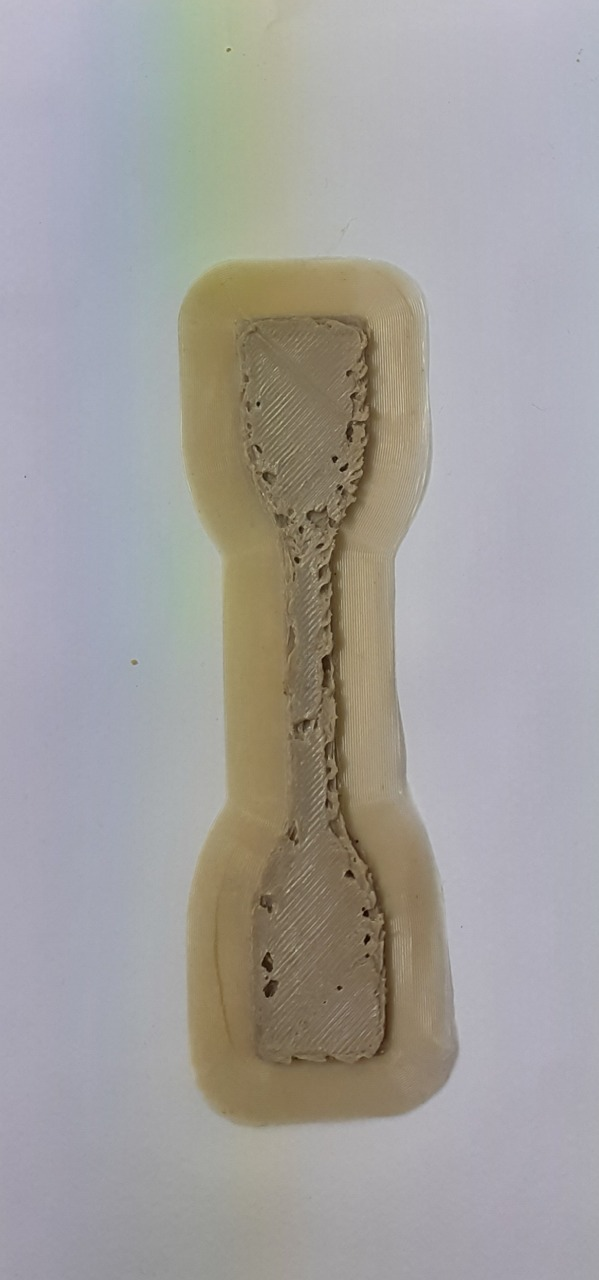
%> input picture test images/analysis.jpg, 599 x 1280 px
$ octave image_dim.m   (GNU Octave 9; MATLAB toolbox functions it lacks are replaced by stand-ins)
%> lines starting %> are read from the running program, lines starting %| are printed output that depends on the picture; in (x1, y1, x2, y2) boxes, pixels count from 0 and x2, y2 are one past the last pixel; in counts of white or black regions, pixels touching at a corner belong together; the program's own positions count from 1
image1 = imread('analysis.jpg'); %Reads the image from location
%> image1 is the input picture: size 1280x599x3 uint8; mean R, G, B 163, 160.2, 157.9
I = rgb2gray(image1); % changes RGB input image into grayscale for edge detection
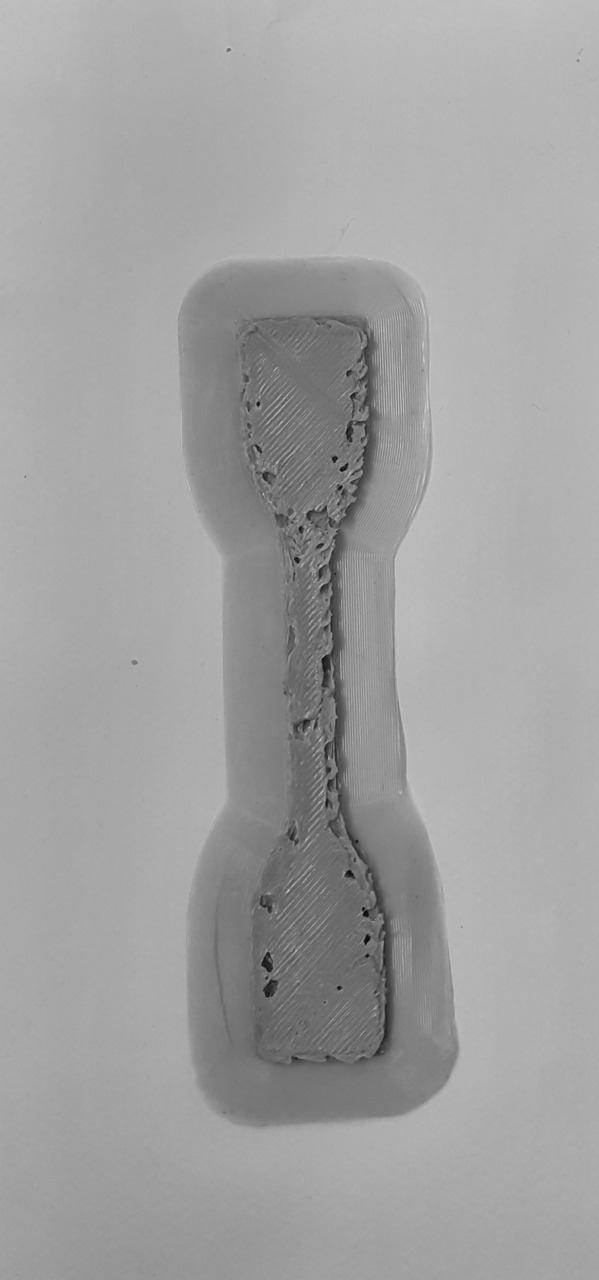
%> I: size 1280x599 uint8; min 6, max 208, mean 160.7
subplot(2,2,1);
image(image1); %Displays image
subplot(2,2,2);
image(I);
BW = edge(I); %detects edges in the grayscale image (only in gray scale)
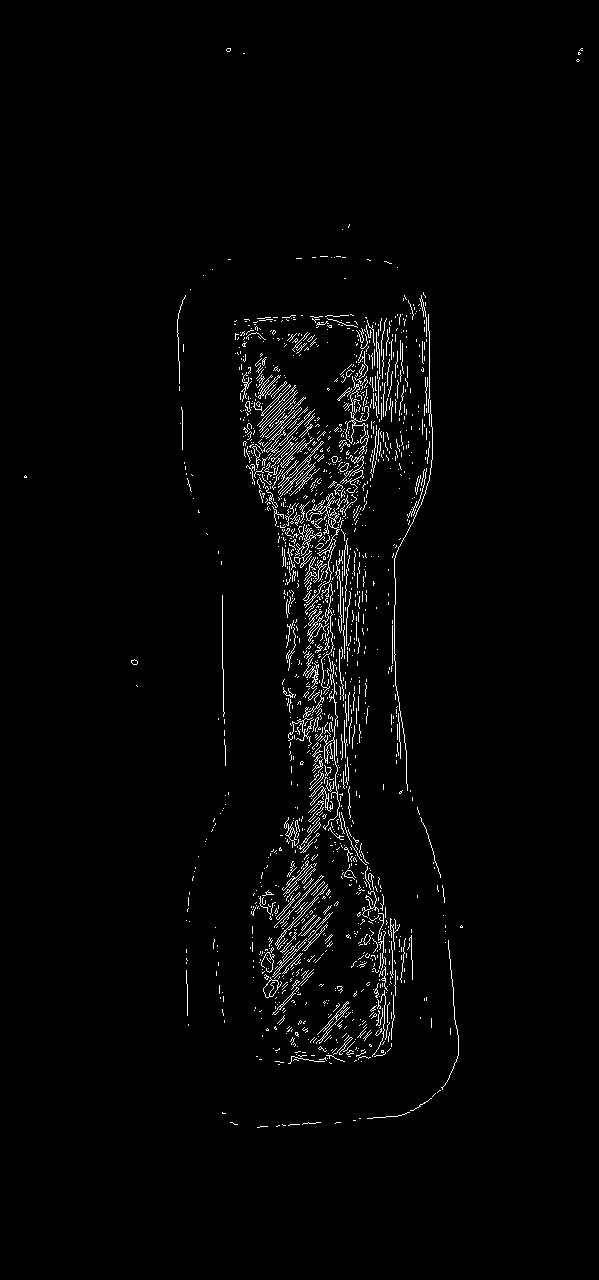
%> BW: size 1280x599 logical; 2.2% white in thin lines or dots, all inside (x1, y1, x2, y2) = (24, 48, 583, 1128)
[r1,c1] = find(BW);
%> r1 = 16695 values from 49 to 1128; c1 = 16695 values from 25 to 583
subplot(2,2,3);
spy(BW);
x2 = max(r1);
%> x2 = 1128
x1 = min(r1);
%> x1 = 49
X = x2 - x1
%> X = 1079
y2 = max(c1);
%> y2 = 583
y1 = min(c1);
%> y1 = 25
Y = y2 - y1
%> Y = 558
subplot(2,2,4);
imshow(BW);
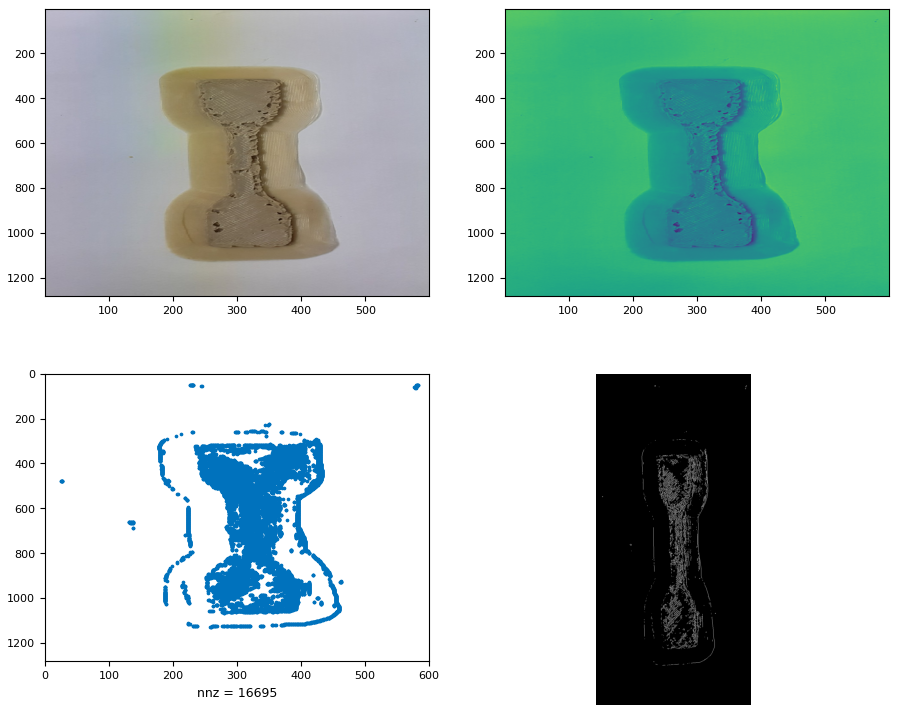
%> figure redrawn from the program's plot data, 4 panels
